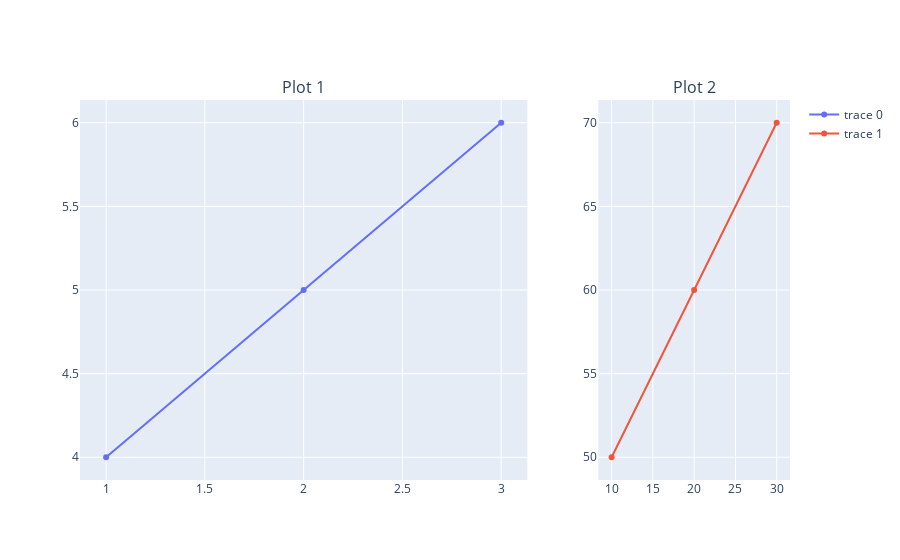

Here is the notebook cell this chart was saved with:
### Code cell
from plotly.subplots import make_subplots
import plotly.graph_objects as go

x1 = [1, 2, 3]
y1 = [4, 5, 6]
x2 = [10, 20, 30]
y2 = [50, 60, 70]

fig = make_subplots(rows = 1,
                    cols = 2,
                    subplot_titles=("Plot 1", "Plot 2"),
                    column_width = [0.7, 0.3]) # size control
fig.add_trace(
    go.Scatter(x = x1, y = y1), 
    row = 1, col = 1
)

fig.add_trace(
    go.Scatter(x = x2, y = y2), 
    row = 1, col = 2
)

fig.show()

### Figure 1 — Plotly figure (JSON) as saved in the notebook; plotly's stock layout.template omitted (floating-point values rounded to 4 significant figures)
{"data": [{"type": "scatter", "x": [1, 2, 3], "xaxis": "x", "y": [4, 5, 6], "yaxis": "y"}, {"type": "scatter", "x": [10, 20, 30], "xaxis": "x2", "y": [50, 60, 70], "yaxis": "y2"}], "layout": {"annotations": [{"font": {"size": 16}, "showarrow": false, "text": "Plot 1", "x": 0.315, "xanchor": "center", "xref": "paper", "y": 1, "yanchor": "bottom", "yref": "paper"}, {"font": {"size": 16}, "showarrow": false, "text": "Plot 2", "x": 0.865, "xanchor": "center", "xref": "paper", "y": 1, "yanchor": "bottom", "yref": "paper"}], "autosize": true, "xaxis": {"anchor": "y", "autorange": true, "domain": [0, 0.63], "range": [0.8635, 3.137], "type": "linear"}, "xaxis2": {"anchor": "y2", "autorange": true, "domain": [0.73, 1], "range": [8.277, 31.72], "type": "linear"}, "yaxis": {"anchor": "x", "autorange": true, "domain": [0, 1], "range": [3.835, 6.165], "type": "linear"}, "yaxis2": {"anchor": "x2", "autorange": true, "domain": [0, 1], "range": [48.35, 71.65], "type": "linear"}}}
